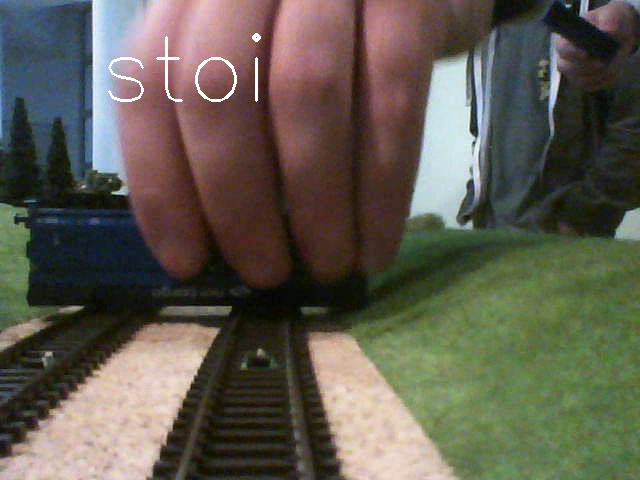
#> input picture PKM2/INNE/ramka.jpg, 640 x 480 px, found by its file name
$ python -i obsluga_nagrania.py   (imports and definitions only)
#> lines starting #> are read from the running program, lines starting #| are printed output that depends on the picture; after the words box and inside, x2 and y2 are one past the last pixel; in counts of white or black regions, pixels touching at a corner belong together
import numpy
import cv2
from ALGORYTMY.peron import peron
from ALGORYTMY.zajezdnia import zajezdnia
from ALGORYTMY.Adam_ruch import ruchomy
from ALGORYTMY.reka import reka
from ALGORYTMY.twarz import twarz
from ALGORYTMY.przeszkody import  przeszkody
from ALGORYTMY.banan import banan
from ALGORYTMY.train import pociag

import numpy as np
import time
import requests
import threading
from threading import Thread, Event, ThreadError
from cv2 import __version__


zajezdnia_lower_value = (0,0,240)
zajezdnia_upper_value = (50,255,255)

Lower = (0, 120, 0)
Upper = (3, 255, 255)


# [54 lines left out: function przetwarzajfilm, not called in this run]


def initReka():
    r, a, c, b = 100, 200, 100, 150
    track_window = (r, a, c, b)
    x, y, w, h, = 100, 100, 400, 400
    frames = cv2.imread('C:/Users/DELL/Desktop/PKM2-RELEASE_1.5(1)/PKM2-RELEASE_1.5/PKM2/INNE/ramka.jpg')
#> frames is the input picture: shape (480, 640, 3); mean B, G, R 79.8, 91.6, 95.8
    obrazDloni = frames[y:y + h, x:x + w]
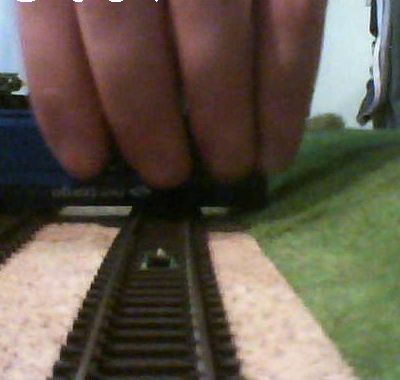
#> obrazDloni: shape (380, 400, 3); mean B, G, R 76.7, 90.4, 99.3
    # Dobor odpowiedniej maski filtrujaca nasza dlon z niepotrzebnych elementow
    dlonHsv = cv2.cvtColor(obrazDloni, cv2.COLOR_BGR2HSV)
#> dlonHsv: shape (380, 400, 3); mean H, S, V 40.3, 95.8, 105.5
    mask = cv2.inRange(dlonHsv, np.array((80., 90., 110.)), np.array((190., 160., 255.)))
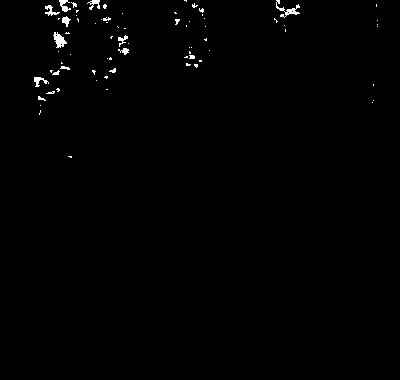
#> mask: shape (380, 400); 0.71% white; 74 white regions (59 under 20 px), largest, box (x1, y1, x2, y2) and area: (276, 0, 300, 18) 129, (53, 32, 67, 48) 122, (59, 0, 71, 12) 74
    mask2 = cv2.inRange(dlonHsv, np.array((0., 98., 90.)), np.array((35., 183., 194.)))
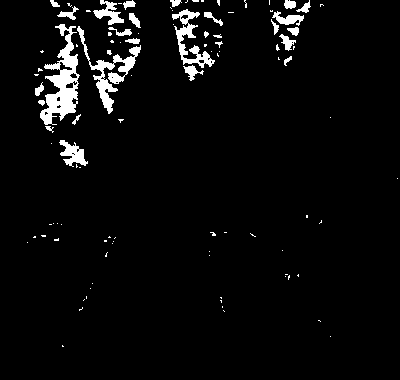
#> mask2: shape (380, 400); 4.2% white; 104 white regions (76 under 20 px), largest, box (x1, y1, x2, y2) and area: (40, 24, 80, 125) 1740, (77, 26, 141, 114) 1125, (172, 9, 215, 68) 780
    # Obliczenie histogramu naszej dloni
    roi_hist = cv2.calcHist([dlonHsv], [0, 1], mask, [180, 250], [0, 180, 0, 360])
    cv2.normalize(roi_hist, roi_hist, 0, 255, cv2.NORM_MINMAX)
#> roi_hist: shape (180, 250) float32; min 0, max 255, mean 0.1

    # Setup the termination criteria, either 10 iteration or move by atleast 1 pt
    term_crit = (cv2.TERM_CRITERIA_EPS | cv2.TERM_CRITERIA_COUNT, 10, 1)

    return track_window,term_crit,roi_hist

>>> result = initReka()
